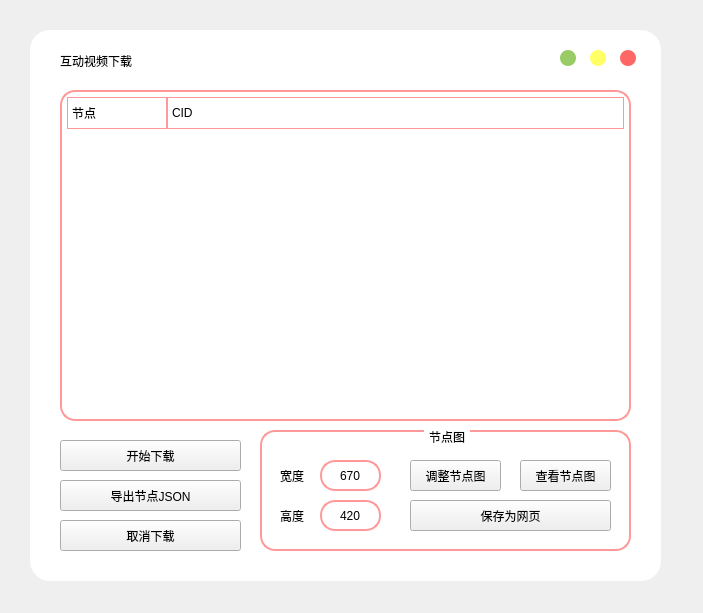
<?xml version="1.0" encoding="UTF-8"?>
<ui version="4.0">
 <class>Form</class>
 <widget class="QWidget" name="Form">
  <property name="geometry">
   <rect>
    <x>0</x>
    <y>0</y>
    <width>703</width>
    <height>613</height>
   </rect>
  </property>
  <property name="windowTitle">
   <string>互动视频下载</string>
  </property>
  <property name="windowIcon">
   <iconset resource="images_dl.qrc">
    <normaloff>:/Icon/images/bilidownloader.ico</normaloff>:/Icon/images/bilidownloader.ico</iconset>
  </property>
  <property name="styleSheet">
   <string notr="true">*{
	font: 14px &quot;Microsoft YaHei&quot;;
	color:rgb(0, 0, 0);
}
/* 主体颜色
.QWidget#centralwidget{
	background-color: rgb(156, 156, 156);
	border-radius:20px;
} */
QLabel{
	color: rgb(0, 0, 0);
}

.QWidget#mainwidget{
	background-color: rgb(255, 255, 255);
	border-radius:20px;
}

/* 编辑框样式 */
QLineEdit{
	color: rgb(0, 0, 0);
	background-color: rgb(255, 255, 255);
	border-radius: 15px;
	border: 2px solid rgb(255, 153, 153);
	padding-left: 5px;
	padding-right: 5px;
}
QLineEdit:hover{
	color: rgb(0, 0, 0);
	background-color: rgb(255, 238, 238);
}

/* 按钮样式 */
QPushButton[flat=&quot;false&quot;]{
	background-color: rgb(255, 153, 153);
	color: rgb(255, 255, 255);
	border-radius: 15px;
	font: 15px &quot;Microsoft YaHei&quot;;
}
QPushButton:hover{
	background-color: qlineargradient(spread:pad, x1:0, y1:0, x2:1, y2:1, stop:0 rgba(255, 153, 153, 255), stop:1 rgba(255, 136, 136, 255));
}
QPushButton:pressed{
	background-color: qlineargradient(spread:pad, x1:0, y1:0, x2:1, y2:1, stop:0 rgba(190, 115, 115, 255), stop:1 rgba(255, 153, 153, 255));
}
QPushButton#btnclose{
	background-color: rgb(255, 102, 102);
	border-radius:8px;
}
QPushButton#btnclose:pressed{
	background-color: rgb(200, 80, 80);
}
QPushButton#btnmax{
	background-color: rgb(255, 255, 102);
	border-radius:8px;
}
QPushButton#btnmax:pressed{
	background-color: rgb(195, 195, 78);
}
QPushButton#btnmin{
	background-color: rgb(153, 204, 102);
	border-radius:8px;
}
QPushButton#btnmin:pressed{
	background-color: rgb(126, 168, 83);
}

/* 进度条样式 */
QProgressBar{
	border: 2px solid rgb(255, 153, 153);
	height: 10px;
	background-color: rgb(255, 255, 255);
	font: 16px &quot;Microsoft YaHei&quot;;
	border-radius:6px;
	color: rgb(0, 0, 0);
}
QProgressBar::chunk{
	background-color: rgb(255, 204, 153);
	border-radius:6px;
}

/* 选择表样式 */
QListWidget{
	border: 2px solid rgb(255, 153, 153);
	border-radius:15px;
	padding: 5px;
	background-color: rgb(255, 255, 255);
}
QListWidget::item{
	border: 1px dashed rgb(255, 204, 153);
	border-radius: 5px;
	color: rgb(0, 0, 0);
	background-color: rgb(255, 255, 255);
}
QListWidget::item:hover{
	color: rgb(0, 0, 0);
	background-color: rgb(255, 204, 153);
}
QListWidget::item:focus{
	color: rgb(0, 0, 0);
}

/* 选择框样式 */
QComboBox{
	border-radius: 15px;
	border: 2px solid rgb(255, 153, 153);
	padding-left: 5px;
	padding-right: 5px;
	color: rgb(0, 0, 0);
	background-color: rgb(255, 255, 255);
}
QComboBox:hover{
	color: rgb(0, 0, 0);
	background: rgb(255, 238, 238)
}
QComboBox QAbstractItemView{
	color: rgb(0, 0, 0);
	background-color: rgb(255, 255, 255);
	border: 2px solid rgb(255, 153, 153);
	selection-background-color: rgb(255, 204, 153)
}
QComboBox::drop-down {
     subcontrol-origin: padding;
     subcontrol- position :  top  left;
     width :  28px ;
     border: none;
}
QComboBox::down-arrow{
	image: url(:/combo/images/dd.png);
}
QComboBox::down-arrow:hover{
	image: url(:/combo/images/dd1.png);
}
QComboBox::down-arrow:pressed{
	image: url(:/combo/images/dd2.png);
}

/* 文本框样式 */
QPlainTextEdit{
	border-radius: 15px;
	border: 2px solid rgb(255, 153, 153);
	padding: 5px;
	color: rgb(0, 0, 0);
	background-color: rgb(255, 255, 255);
}

/* Title Frame样式 */
QFrame#title{
	background-image: url(:/title/images/title.png);
	border: none;
}

/* 分组框样式 */
QGroupBox{
	border: 2px solid rgb(255, 153, 153);
	border-radius: 15px;
	margin-top: 2ex;
}
QGroupBox::title{
	subcontrol-origin: margin;
	subcontrol-position: top center;
	padding: 0 3px;
	color: rgb(0, 0, 0);
}

/* 组合框样式 */
QCheckBox{
	color: rgb(0, 0, 0);
}


/* 树形框样式 */
QTreeWidget{
	color: rgb(0, 0, 0);
	background-color: rgb(255, 255, 255);
	border: 2px solid rgb(255, 153, 153);
	border-radius: 15px;
	padding: 5px;
}
QTreeWidget::item{
	color: rgb(0, 0, 0);
	background-color: rgb(255, 255, 255);
	border: 1px dashed rgb(255, 204, 153);
	border-radius: 5px;
}
QTreeWidget::item:hover{
	color: rgb(0, 0, 0);
	background-color: rgb(255, 204, 153);
}
/* 暗色系统下锁死原生控件为浅色 */
QHeaderView::section{
	color: rgb(0, 0, 0);
	background-color: rgb(255, 255, 255);
	border: 1px solid rgb(255, 153, 153);
	padding: 4px;
}
QSpinBox{
	color: rgb(0, 0, 0);
	background-color: rgb(255, 255, 255);
	border-radius: 8px;
	border: 2px solid rgb(255, 153, 153);
	padding-left: 5px;
	padding-right: 5px;
}
QSpinBox:hover{
	color: rgb(0, 0, 0);
	background-color: rgb(255, 238, 238);
}
QSpinBox::up-button, QSpinBox::down-button{
	background-color: rgb(255, 255, 255);
	border: none;
	width: 16px;
}
QCheckBox::indicator{
	width: 16px;
	height: 16px;
	border: 2px solid rgb(255, 153, 153);
	border-radius: 3px;
	background-color: rgb(255, 255, 255);
}
QCheckBox::indicator:checked{
	background-color: rgb(255, 153, 153);
}
QScrollBar:vertical{
	background: rgb(255, 255, 255);
	width: 12px;
	margin: 0px;
	border-radius: 6px;
}
QScrollBar::handle:vertical{
	background: rgb(255, 204, 153);
	min-height: 20px;
	border-radius: 6px;
}
QScrollBar:horizontal{
	background: rgb(255, 255, 255);
	height: 12px;
	margin: 0px;
	border-radius: 6px;
}
QScrollBar::handle:horizontal{
	background: rgb(255, 204, 153);
	min-width: 20px;
	border-radius: 6px;
}
QScrollBar::add-line, QScrollBar::sub-line{
	width: 0px;
	height: 0px;
}
QMessageBox, QMessageBox QLabel, QMessageBox QPushButton{
	color: rgb(0, 0, 0);
	background-color: rgb(255, 255, 255);
}
QMessageBox QPushButton{
	background-color: rgb(255, 153, 153);
	color: rgb(255, 255, 255);
	border-radius: 8px;
	padding: 4px 12px;
}
</string>
  </property>
  <widget class="QWidget" name="mainwidget" native="true">
   <property name="geometry">
    <rect>
     <x>30</x>
     <y>30</y>
     <width>631</width>
     <height>551</height>
    </rect>
   </property>
   <property name="autoFillBackground">
    <bool>false</bool>
   </property>
   <property name="styleSheet">
    <string notr="true"/>
   </property>
   <widget class="QTreeWidget" name="treeWidget_4">
    <property name="geometry">
     <rect>
      <x>30</x>
      <y>60</y>
      <width>571</width>
      <height>331</height>
     </rect>
    </property>
    <property name="selectionMode">
     <enum>QAbstractItemView::SingleSelection</enum>
    </property>
    <property name="selectionBehavior">
     <enum>QAbstractItemView::SelectRows</enum>
    </property>
    <column>
     <property name="text">
      <string>节点</string>
     </property>
    </column>
    <column>
     <property name="text">
      <string>CID</string>
     </property>
    </column>
   </widget>
   <widget class="QPushButton" name="btnmax">
    <property name="geometry">
     <rect>
      <x>560</x>
      <y>20</y>
      <width>16</width>
      <height>16</height>
     </rect>
    </property>
    <property name="text">
     <string/>
    </property>
    <property name="flat">
     <bool>true</bool>
    </property>
   </widget>
   <widget class="QPushButton" name="btnmin">
    <property name="geometry">
     <rect>
      <x>530</x>
      <y>20</y>
      <width>16</width>
      <height>16</height>
     </rect>
    </property>
    <property name="text">
     <string/>
    </property>
    <property name="flat">
     <bool>true</bool>
    </property>
   </widget>
   <widget class="QPushButton" name="btnclose">
    <property name="geometry">
     <rect>
      <x>590</x>
      <y>20</y>
      <width>16</width>
      <height>16</height>
     </rect>
    </property>
    <property name="text">
     <string/>
    </property>
    <property name="flat">
     <bool>true</bool>
    </property>
   </widget>
   <widget class="QLabel" name="label_10">
    <property name="geometry">
     <rect>
      <x>30</x>
      <y>10</y>
      <width>141</width>
      <height>41</height>
     </rect>
    </property>
    <property name="font">
     <font>
      <family>微软雅黑</family>
      <pointsize>9</pointsize>
      <weight>50</weight>
      <italic>false</italic>
      <bold>false</bold>
     </font>
    </property>
    <property name="styleSheet">
     <string notr="true">*{
	font: 18px &quot;微软雅黑&quot;;
}
</string>
    </property>
    <property name="text">
     <string>互动视频下载</string>
    </property>
   </widget>
   <widget class="QPushButton" name="btn_canceldownload">
    <property name="geometry">
     <rect>
      <x>30</x>
      <y>490</y>
      <width>181</width>
      <height>31</height>
     </rect>
    </property>
    <property name="text">
     <string>取消下载</string>
    </property>
   </widget>
   <widget class="QPushButton" name="btn_startdownload">
    <property name="geometry">
     <rect>
      <x>30</x>
      <y>410</y>
      <width>181</width>
      <height>31</height>
     </rect>
    </property>
    <property name="text">
     <string>开始下载</string>
    </property>
   </widget>
   <widget class="QPushButton" name="btn_exportJSON">
    <property name="geometry">
     <rect>
      <x>30</x>
      <y>450</y>
      <width>181</width>
      <height>31</height>
     </rect>
    </property>
    <property name="text">
     <string>导出节点JSON</string>
    </property>
   </widget>
   <widget class="QGroupBox" name="groupBox_7">
    <property name="geometry">
     <rect>
      <x>230</x>
      <y>400</y>
      <width>371</width>
      <height>121</height>
     </rect>
    </property>
    <property name="title">
     <string>节点图</string>
    </property>
    <widget class="QLineEdit" name="lineEdit_height">
     <property name="geometry">
      <rect>
       <x>60</x>
       <y>70</y>
       <width>61</width>
       <height>31</height>
      </rect>
     </property>
     <property name="text">
      <string>420</string>
     </property>
     <property name="alignment">
      <set>Qt::AlignCenter</set>
     </property>
    </widget>
    <widget class="QLineEdit" name="lineEdit_width">
     <property name="geometry">
      <rect>
       <x>60</x>
       <y>30</y>
       <width>61</width>
       <height>31</height>
      </rect>
     </property>
     <property name="inputMethodHints">
      <set>Qt::ImhNone</set>
     </property>
     <property name="text">
      <string>670</string>
     </property>
     <property name="alignment">
      <set>Qt::AlignCenter</set>
     </property>
    </widget>
    <widget class="QLabel" name="label_11">
     <property name="geometry">
      <rect>
       <x>20</x>
       <y>70</y>
       <width>31</width>
       <height>31</height>
      </rect>
     </property>
     <property name="font">
      <font>
       <family>Microsoft YaHei</family>
       <pointsize>9</pointsize>
       <weight>50</weight>
       <italic>false</italic>
       <bold>false</bold>
      </font>
     </property>
     <property name="text">
      <string>高度</string>
     </property>
    </widget>
    <widget class="QPushButton" name="btn_adjsize">
     <property name="geometry">
      <rect>
       <x>150</x>
       <y>30</y>
       <width>91</width>
       <height>31</height>
      </rect>
     </property>
     <property name="text">
      <string>调整节点图</string>
     </property>
    </widget>
    <widget class="QLabel" name="label_12">
     <property name="geometry">
      <rect>
       <x>20</x>
       <y>30</y>
       <width>31</width>
       <height>31</height>
      </rect>
     </property>
     <property name="font">
      <font>
       <family>Microsoft YaHei</family>
       <pointsize>9</pointsize>
       <weight>50</weight>
       <italic>false</italic>
       <bold>false</bold>
      </font>
     </property>
     <property name="text">
      <string>宽度</string>
     </property>
    </widget>
    <widget class="QPushButton" name="btn_save2html">
     <property name="geometry">
      <rect>
       <x>150</x>
       <y>70</y>
       <width>201</width>
       <height>31</height>
      </rect>
     </property>
     <property name="text">
      <string>保存为网页</string>
     </property>
    </widget>
    <widget class="QPushButton" name="btn_nodeview">
     <property name="geometry">
      <rect>
       <x>260</x>
       <y>30</y>
       <width>91</width>
       <height>31</height>
      </rect>
     </property>
     <property name="text">
      <string>查看节点图</string>
     </property>
    </widget>
   </widget>
  </widget>
 </widget>
 <resources>
  <include location="images_dl.qrc"/>
 </resources>
 <connections>
  <connection>
   <sender>btnclose</sender>
   <signal>clicked()</signal>
   <receiver>Form</receiver>
   <slot>close()</slot>
   <hints>
    <hint type="sourcelabel">
     <x>1057</x>
     <y>67</y>
    </hint>
    <hint type="destinationlabel">
     <x>568</x>
     <y>353</y>
    </hint>
   </hints>
  </connection>
  <connection>
   <sender>btn_canceldownload</sender>
   <signal>clicked()</signal>
   <receiver>Form</receiver>
   <slot>close()</slot>
   <hints>
    <hint type="sourcelabel">
     <x>285</x>
     <y>605</y>
    </hint>
    <hint type="destinationlabel">
     <x>568</x>
     <y>353</y>
    </hint>
   </hints>
  </connection>
 </connections>
</ui>
